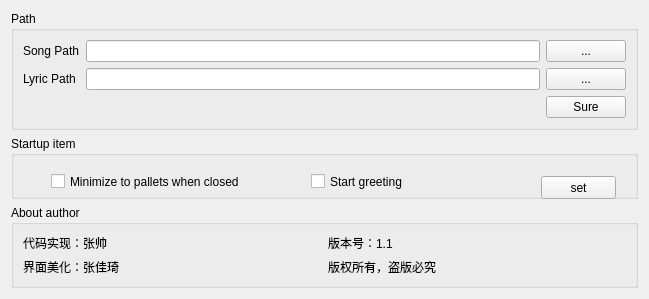
<?xml version="1.0" encoding="UTF-8"?>
<ui version="4.0">
 <class>SettingWidget</class>
 <widget class="QWidget" name="SettingWidget">
  <property name="geometry">
   <rect>
    <x>0</x>
    <y>0</y>
    <width>649</width>
    <height>299</height>
   </rect>
  </property>
  <property name="windowTitle">
   <string>Form</string>
  </property>
  <layout class="QGridLayout" name="gridLayout_2">
   <item row="0" column="0">
    <widget class="QGroupBox" name="groupBox">
     <property name="title">
      <string>Path</string>
     </property>
     <layout class="QGridLayout" name="gridLayout_3">
      <item row="0" column="0">
       <layout class="QGridLayout" name="gridLayout">
        <item row="0" column="1">
         <widget class="QLineEdit" name="le_songPath"/>
        </item>
        <item row="0" column="0">
         <widget class="QLabel" name="lb_songPath">
          <property name="text">
           <string>Song Path</string>
          </property>
         </widget>
        </item>
        <item row="1" column="0">
         <widget class="QLabel" name="lb_lyricPath">
          <property name="text">
           <string>Lyric Path</string>
          </property>
         </widget>
        </item>
        <item row="1" column="2">
         <widget class="QPushButton" name="pb_lyricPath">
          <property name="text">
           <string>...</string>
          </property>
         </widget>
        </item>
        <item row="1" column="1">
         <widget class="QLineEdit" name="le_lyricPath"/>
        </item>
        <item row="0" column="2">
         <widget class="QPushButton" name="pb_songPath">
          <property name="text">
           <string>...</string>
          </property>
         </widget>
        </item>
        <item row="2" column="2">
         <widget class="QPushButton" name="pb_sure">
          <property name="text">
           <string>Sure</string>
          </property>
         </widget>
        </item>
       </layout>
      </item>
     </layout>
    </widget>
   </item>
   <item row="2" column="0">
    <widget class="QGroupBox" name="groupBox_3">
     <property name="title">
      <string>About author</string>
     </property>
     <layout class="QGridLayout" name="gridLayout_5">
      <item row="0" column="0">
       <layout class="QGridLayout" name="gridLayout_4">
        <item row="2" column="0">
         <widget class="QLabel" name="label_2">
          <property name="text">
           <string>界面美化：张佳琦</string>
          </property>
         </widget>
        </item>
        <item row="2" column="1">
         <widget class="QLabel" name="label_3">
          <property name="text">
           <string>版权所有，盗版必究</string>
          </property>
         </widget>
        </item>
        <item row="1" column="0">
         <widget class="QLabel" name="label">
          <property name="text">
           <string>代码实现：张帅</string>
          </property>
         </widget>
        </item>
        <item row="1" column="1">
         <widget class="QLabel" name="label_4">
          <property name="text">
           <string>版本号：1.1</string>
          </property>
         </widget>
        </item>
       </layout>
      </item>
     </layout>
     <zorder>groupBox_2</zorder>
     <zorder>label</zorder>
     <zorder>label_2</zorder>
     <zorder>label_3</zorder>
     <zorder>label_4</zorder>
    </widget>
   </item>
   <item row="1" column="0">
    <widget class="QGroupBox" name="groupBox_2">
     <property name="title">
      <string>Startup item</string>
     </property>
     <widget class="QCheckBox" name="cb_close">
      <property name="geometry">
       <rect>
        <x>40</x>
        <y>30</y>
        <width>221</width>
        <height>31</height>
       </rect>
      </property>
      <property name="text">
       <string>Minimize to pallets when closed</string>
      </property>
     </widget>
     <widget class="QCheckBox" name="cb_welcome">
      <property name="geometry">
       <rect>
        <x>300</x>
        <y>30</y>
        <width>261</width>
        <height>31</height>
       </rect>
      </property>
      <property name="text">
       <string>Start greeting</string>
      </property>
     </widget>
     <widget class="QPushButton" name="pb_set">
      <property name="geometry">
       <rect>
        <x>530</x>
        <y>40</y>
        <width>75</width>
        <height>23</height>
       </rect>
      </property>
      <property name="text">
       <string>set</string>
      </property>
     </widget>
    </widget>
   </item>
  </layout>
 </widget>
 <resources/>
 <connections/>
</ui>
